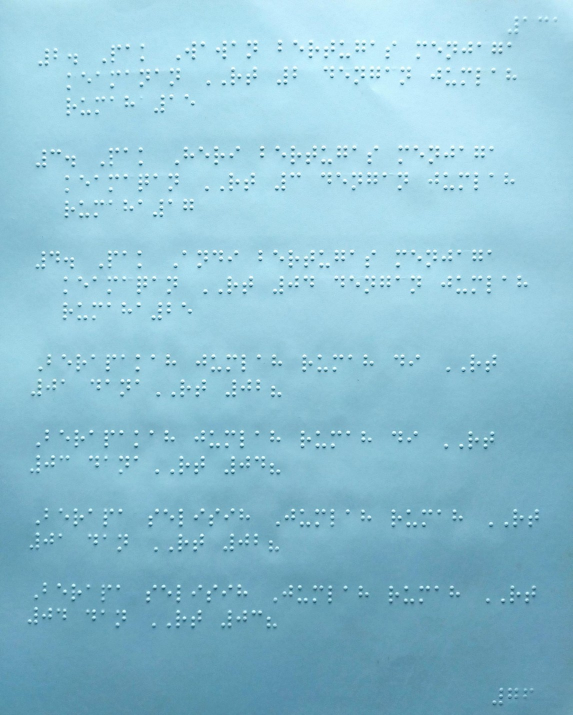
#> input picture samples/paper_6.jpg, 1145 x 1430 px (shown at 1/2 size)
$ python -i BrailleImage.py   (imports and definitions only)
#> lines starting #> are read from the running program, lines starting #| are printed output that depends on the picture; after the words box and inside, x2 and y2 are one past the last pixel; in counts of white or black regions, pixels touching at a corner belong together
#> in __init__, self.original is the input picture: shape (1430, 1145, 3); mean B, G, R 211.9, 193.2, 141.3
### helpers/BrailleConverter.py
import cv2
import imutils
import numpy as np

from imutils import contours
from imutils import perspective

def read_and_resize_img(path, scale):

#> called with path = '../samples/paper_6.jpg', scale = 100
    img = cv2.imread(path)
    width = int(img.shape[1] * scale / 100)
#> width = 1145
    height = int(img.shape[0] * scale / 100)
#> height = 1430
    dim = (width, height)
#> dim = (1145, 1430)

    # resize image
    resized_img = cv2.resize(img, dim, interpolation = cv2.INTER_AREA)
    resized_img = cv2.cvtColor(resized_img, cv2.COLOR_BGR2GRAY)

    return img, resized_img

def preprocess_img(img):

    gray = cv2.GaussianBlur(img, (7, 7), 0)

    thresh = cv2.adaptiveThreshold(
        gray, 255, cv2.ADAPTIVE_THRESH_MEAN_C, cv2.THRESH_BINARY_INV, 7, 10)
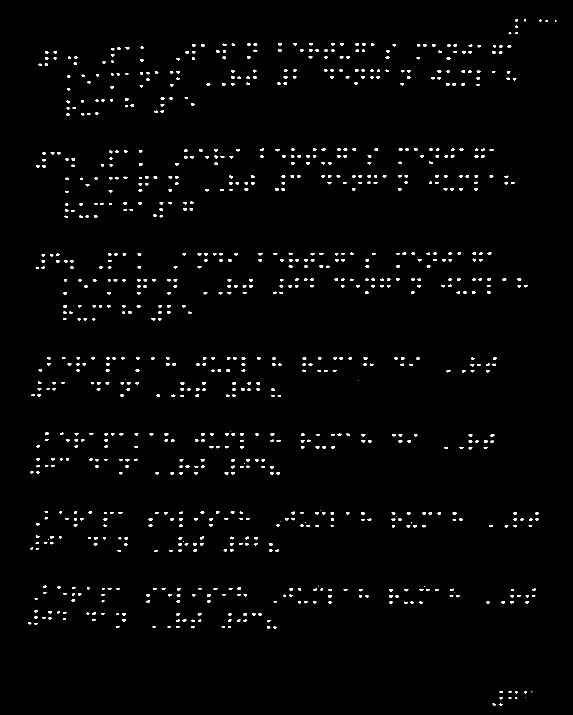
#> thresh: shape (1430, 1145) (shown at 1/2 size); 1.6% white; 962 white regions (46 under 20 px), largest, box (x1, y1, x2, y2) and area: (428, 298, 436, 303) 34, (400, 1073, 408, 1079) 34, (384, 88, 391, 94) 33

    return thresh

def detect_edge(img):

    edged = cv2.Canny(img, 50, 100)
#> edged: shape (1430, 1145); 1.1% white in thin lines or dots, all inside (x1, y1, x2, y2) = (56, 38, 1113, 1411)
    edged = cv2.dilate(edged, None, iterations=1)
#> edged: shape (1430, 1145); 3.7% white; 952 white regions (1 under 20 px), largest, box (x1, y1, x2, y2) and area: (355, 1072, 369, 1093) 156, (629, 1018, 652, 1030) 153, (449, 860, 471, 872) 150
    edged = cv2.erode(edged, None, iterations=1)
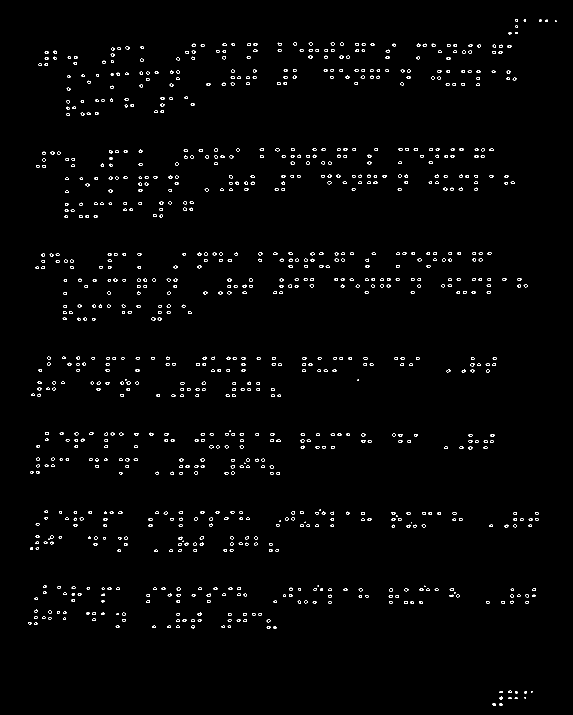
#> edged: shape (1430, 1145) (shown at 1/2 size); 1.2% white in thin lines or dots, all inside (x1, y1, x2, y2) = (56, 38, 1113, 1411)

    return edged

def find_contour(thresh):
    # Find Contour
    cnts = cv2.findContours(thresh,
                            cv2.RETR_EXTERNAL,
                            cv2.CHAIN_APPROX_SIMPLE)
#> cnts = 962 contours, 69 with area under 20; largest, box (x1, y1, x2, y2) and area: (399, 1072, 408, 1079) 32, (540, 866, 549, 872) 32, (297, 1036, 305, 1042) 32, (461, 931, 470, 937) 32, (479, 891, 488, 897) 32
    cnts = imutils.grab_contours(cnts)
    (cnts, _) = contours.sort_contours(cnts)
#> cnts = 962 contours, 69 with area under 20; largest, box (x1, y1, x2, y2) and area: (399, 1072, 408, 1079) 32, (540, 866, 549, 872) 32, (297, 1036, 305, 1042) 32, (302, 635, 311, 641) 32, (328, 866, 337, 872) 32

    return cnts

def draw_contour(cnts, img):
    cnts_area = []
    contour_img = img.copy()
    blank_img = np.zeros(img.shape, np.uint8)

    # loop over the contours
    for c in cnts:
        area = cv2.contourArea(c)
        cnts_area.append(area)

        # compute the center of the contour
        M = cv2.moments(c)
        if M["m00"] <= 0:
            continue
        cX = int(M["m10"] / M["m00"])
        cY = int(M["m01"] / M["m00"])

        cv2.circle(blank_img, (cX, cY), 4, (255, 255, 255), -1)
        # blank_img = cv2.bitwise_not(blank_img)

        # draw the contour in rectangle shape
        x,y,w,h = cv2.boundingRect(c)
        cv2.rectangle(contour_img,(x,y),(x+w,y+h),(0,255,0), 1)
#> this loop made 962 passes
#> (area, cX, cY, x, y, w, h) on passes 1, 4, 6: (20.5, 58, 1245, 56, 1244, 7, 5), (21.5, 65, 789, 62, 787, 8, 5), (24.5, 71, 1234, 68, 1232, 7, 6)
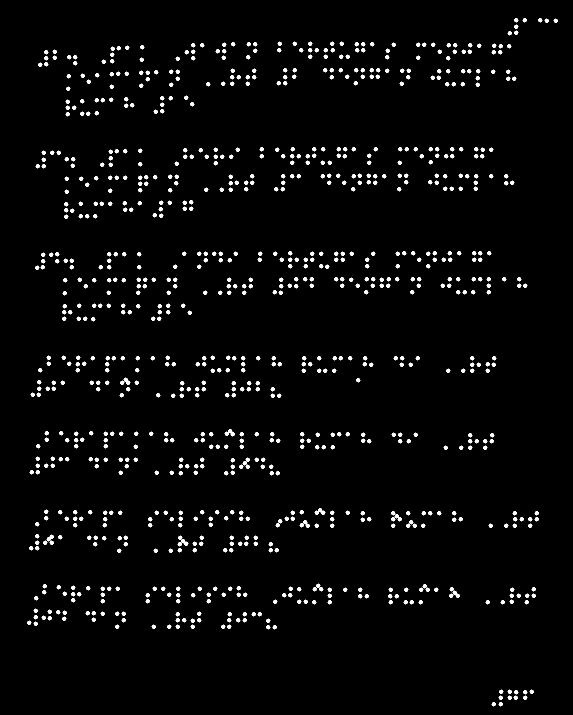
#> blank_img: shape (1430, 1145) (shown at 1/2 size); 2.9% white; 952 white regions, largest, box (x1, y1, x2, y2) and area: (449, 858, 470, 873) 147, (629, 1016, 651, 1030) 147, (247, 755, 261, 770) 98
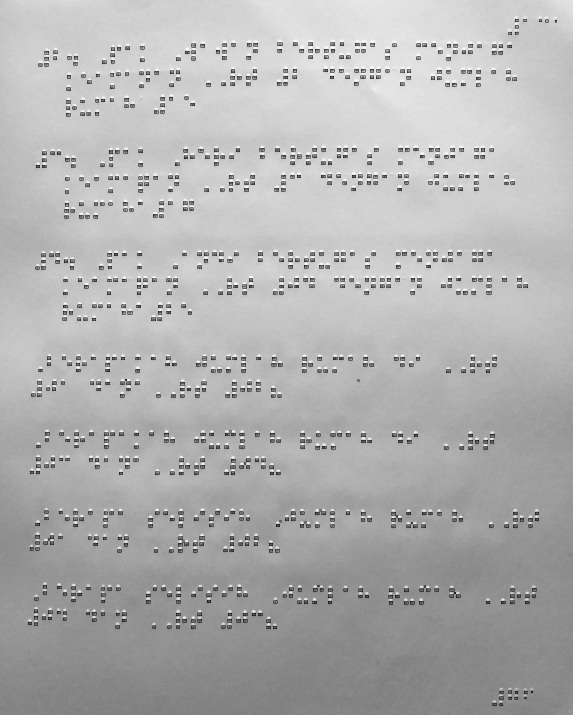
#> contour_img: shape (1430, 1145) (shown at 1/2 size); min 0, max 253, mean 177.1
#> after the loop, cnts_area = 962 values, max 32.5 at index 390, min 0.5 at index 784, mean 25.05

    return cv2.bitwise_not(cv2.blur(blank_img, (3,3))), contour_img, cnts_area

### helpers/BrailleImage.py
import cv2
import numpy as np

from helpers.BrailleConverter import *

class BrailleImage(object):
    def __init__(self, image):
        # Read source image
        self.original = cv2.imread(image)
        if self.original is None:
            raise IOError('Cannot open given image')

        self.converted = self.convert_braille_image(image_path=image)

        # First Layer, Convert BGR(Blue Green Red Scale) to Gray Scale
        gray = cv2.cvtColor(self.original, cv2.COLOR_BGR2GRAY)

        # Save the binary image of the edge detected
        self.edged_binary_image = self.__get_edged_binary_image(gray)

        # Now do the same to save a binary image to get the contents
        # inside the edges to see if the dot is really filled.
        self.binary_image = self.__get_binary_image(gray)
        self.final = self.original.copy()
        self.height, self.width, self.channels = self.original.shape
        return;

    def convert_braille_image(self, image_path, scale=100):
        original_img, resized_img = read_and_resize_img(image_path, scale)
        thresh_1 = preprocess_img(resized_img)
        edged = detect_edge(thresh_1)
        cnts = find_contour(edged)
        circle_img, contour_img, _ = draw_contour(cnts, resized_img)

        return circle_img

    def bound_box(self,left,right,top,bottom,color= (0,0,0), size=1):
        self.final = cv2.rectangle(self.final, (left, top), (right, bottom), color, size)
        return True

    def get_final_image(self):
        return self.final

    def get_original_image(self):
        return self.original

    def get_edged_binary_image(self):
        return self.edged_binary_image

    def get_converted_image(self):
        return self.converted

    def get_binary_image(self):
        return self.binary_image

    def get_height(self):
        return self.height

    def get_width(self):
        return self.width

    def __get_edged_binary_image(self, gray):
        # First Lvl Blur to Reduce Noise
        blur = cv2.GaussianBlur(gray,(3,3),0)
        # Adaptive Thresholding to define the  dots in Braille
        thres = cv2.adaptiveThreshold(
                blur,255,cv2.ADAPTIVE_THRESH_MEAN_C,cv2.THRESH_BINARY,5,4)
#> thres: shape (1430, 1145); 97.2% white; black in thin lines or dots
        # Remove more Noise from the edges.
        blur2 = cv2.medianBlur(thres,3)
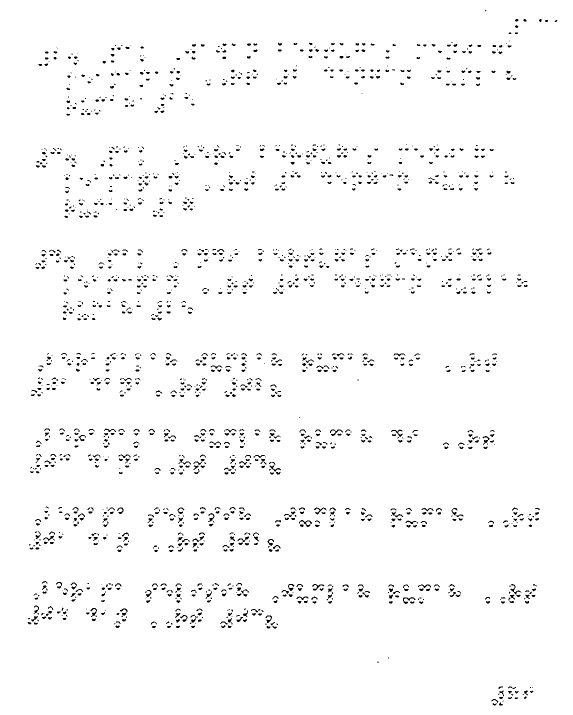
#> blur2: shape (1430, 1145) (shown at 1/2 size); 97.7% white; black in thin lines or dots
        # Sharpen again.
        ret2,th2 = cv2.threshold(blur2,0,255,cv2.THRESH_BINARY+cv2.THRESH_OTSU)
#> ret2 = 0
        # Remove more Noise.
        blur3 = cv2.GaussianBlur(th2,(3,3),0)
        # Final threshold
        ret3,th3 = cv2.threshold(blur3,0,255,cv2.THRESH_BINARY+cv2.THRESH_OTSU)
#> th3: shape (1430, 1145); 97.5% white; 1926 black regions (799 under 20 px), largest, box (x1, y1, x2, y2) and area: (598, 1040, 624, 1054) 132, (806, 1194, 831, 1208) 128, (1021, 1168, 1041, 1189) 120
#> ret3 = 159
        return cv2.bitwise_not(th3)

    def __get_binary_image(self, gray):
        blur     = cv2.GaussianBlur(gray,(3,3),0)
        ret2,th2 = cv2.threshold(blur,0,255,cv2.THRESH_BINARY+cv2.THRESH_OTSU)
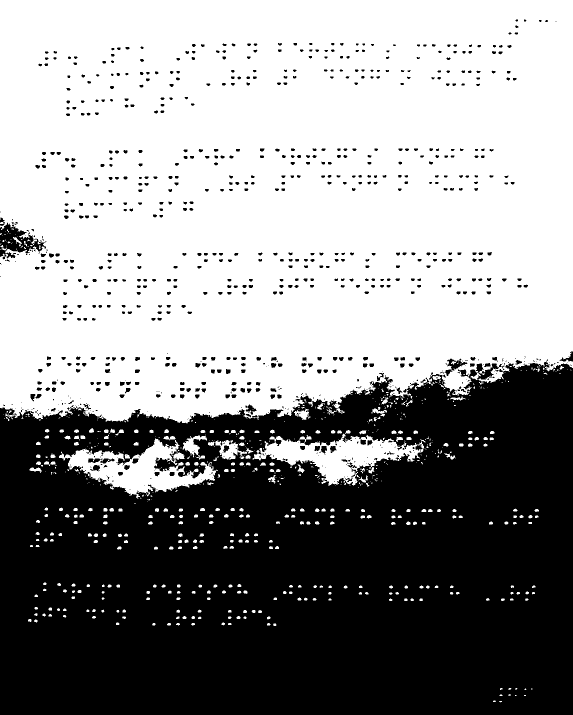
#> th2: shape (1430, 1145) (shown at 1/2 size); 57.2% white; 910 black regions (286 under 20 px), largest, box (x1, y1, x2, y2) and area: (0, 719, 1145, 1430) 672636, (0, 445, 93, 517) 2883, (890, 717, 935, 752) 511
#> ret2 = 176
        blur2    = cv2.medianBlur(th2,3)
#> blur2: shape (1430, 1145); 57.2% white; 736 black regions (122 under 20 px), largest, box (x1, y1, x2, y2) and area: (0, 724, 1145, 1430) 674084, (0, 446, 92, 518) 2910, (891, 717, 934, 752) 527
        ret3,th3 = cv2.threshold(blur2,0,255,cv2.THRESH_BINARY+cv2.THRESH_OTSU)
#> ret3 = 0
        return cv2.bitwise_not(th3)
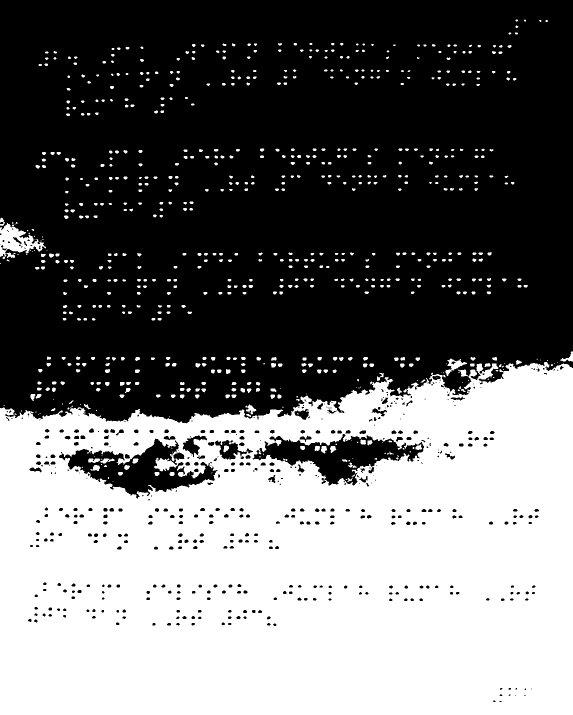
#> returned value: shape (1430, 1145) (shown at 1/2 size); 42.8% white; 736 white regions (122 under 20 px), largest, box (x1, y1, x2, y2) and area: (0, 724, 1145, 1430) 674084, (0, 446, 92, 518) 2910, (891, 717, 934, 752) 527

>>> result = BrailleImage('../samples/paper_6.jpg').get_final_image()

$ run again, on samples/sample3.jpg
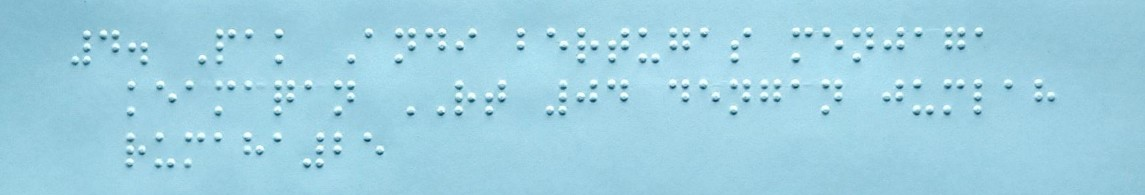
#> input picture samples/sample3.jpg, 1145 x 195 px
#> in __init__, self.original is the input picture: shape (195, 1145, 3); mean B, G, R 225.7, 208.6, 158.5
#> thresh: shape (195, 1145); 2.1% white; 166 white regions, largest, box (x1, y1, x2, y2) and area: (620, 98, 628, 103) 32, (408, 34, 416, 39) 31, (578, 46, 585, 51) 31
#> in find_contour, `cnts = cv2.findContours(thresh, cv2.RETR_EXTERNAL, cv2.CHAIN_APPROX_SI..`: cnts = 166 contours, 2 with area under 20; largest, box (x1, y1, x2, y2) and area: (619, 97, 628, 103) 32, (255, 150, 264, 156) 32, (516, 33, 525, 39) 32, (407, 33, 416, 39) 32, (973, 110, 982, 116) 30
#> in find_contour, `(cnts, _) = contours.sort_contours(cnts)`: cnts = 166 contours, 2 with area under 20; largest, box (x1, y1, x2, y2) and area: (619, 97, 628, 103) 32, (255, 150, 264, 156) 32, (407, 33, 416, 39) 32, (516, 33, 525, 39) 32, (711, 97, 720, 103) 30
#> the loop in draw_contour, `for c in cnts:` made 166 passes
#> (area, cX, cY, x, y, w, h) on passes 1 to 3: (21.5, 74, 63, 71, 61, 7, 5), (26, 85, 62, 82, 60, 8, 6), (22.5, 86, 50, 83, 48, 7, 5)
#> after the loop in draw_contour, `for c in cnts:`:
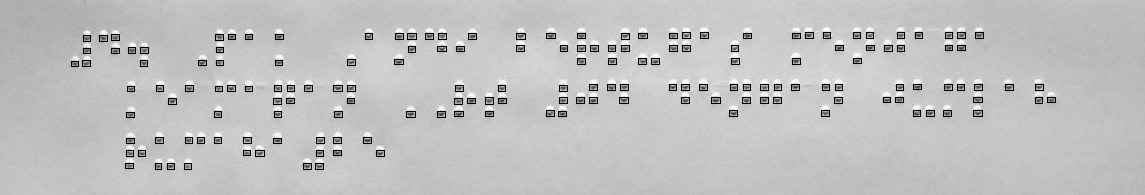
#> contour_img: shape (195, 1145); min 0, max 251, mean 191.8
#> after the loop in draw_contour, `for c in cnts:`: cnts_area = 166 values, max 32 at index 99, min 18.5 at index 28, mean 26.36
#> thres: shape (195, 1145); 96.7% white; black in thin lines or dots, all inside (x1, y1, x2, y2) = (1, 0, 1056, 186)
#> in __get_edged_binary_image, `ret2,th2 = cv2.threshold(blur2,0,255,cv2.THRESH_BINARY+cv2.THRESH_OTSU)`: ret2 = 0
#> th3: shape (195, 1145); 97.4% white; 371 black regions (196 under 20 px), largest, box (x1, y1, x2, y2) and area: (430, 26, 449, 32) 51, (223, 27, 238, 33) 34, (315, 163, 324, 169) 34
#> in __get_edged_binary_image, `ret3,th3 = cv2.threshold(blur3,0,255,cv2.THRESH_BINARY+cv2.THRESH_OTSU)`: ret3 = 159
#> th2: shape (195, 1145); 98% white; 166 black regions (6 under 20 px), largest, box (x1, y1, x2, y2) and area: (99, 36, 107, 42) 38, (82, 36, 91, 41) 36, (975, 32, 983, 38) 34
#> in __get_binary_image, `ret2,th2 = cv2.threshold(blur,0,255,cv2.THRESH_BINARY+cv2.THRESH_OTSU)`: ret2 = 164
#> in __get_binary_image, `blur2    = cv2.medianBlur(th2,3)`:
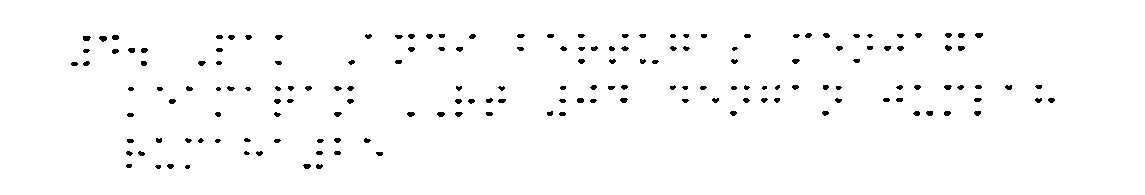
#> blur2: shape (195, 1145); 98.2% white; 166 black regions (13 under 20 px), largest, box (x1, y1, x2, y2) and area: (99, 36, 107, 42) 36, (83, 36, 91, 41) 34, (975, 33, 983, 38) 33
#> in __get_binary_image, `ret3,th3 = cv2.threshold(blur2,0,255,cv2.THRESH_BINARY+cv2.THRESH_OTSU)`: ret3 = 0

$ run again, on samples/sample5.jpg
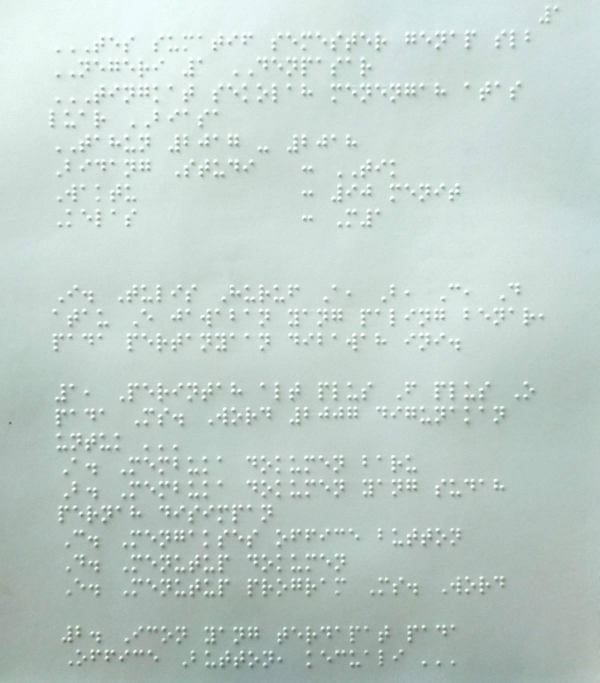
#> input picture samples/sample5.jpg, 1199 x 1365 px (shown at 1/2 size)
#> in __init__, self.original is the input picture: shape (1365, 1199, 3); mean B, G, R 202.4, 207.5, 192.3
#> thresh: shape (1365, 1199); 1.6% white; 1222 white regions (220 under 20 px), largest, box (x1, y1, x2, y2) and area: (439, 1015, 445, 1026) 35, (382, 1125, 388, 1133) 33, (173, 883, 180, 889) 32
#> in find_contour, `cnts = cv2.findContours(thresh, cv2.RETR_EXTERNAL, cv2.CHAIN_APPROX_SI..`: cnts = 1222 contours, 705 with area under 20; largest, box (x1, y1, x2, y2) and area: (438, 1015, 445, 1026) 36, (381, 1125, 388, 1133) 29, (212, 1303, 219, 1311) 28, (382, 1172, 389, 1181) 27, (173, 882, 180, 889) 27
#> in find_contour, `(cnts, _) = contours.sort_contours(cnts)`: cnts = 1222 contours, 705 with area under 20; largest, box (x1, y1, x2, y2) and area: (438, 1015, 445, 1026) 36, (381, 1125, 388, 1133) 29, (212, 1303, 219, 1311) 28, (173, 882, 180, 889) 27, (382, 1172, 389, 1181) 27
#> the loop in draw_contour, `for c in cnts:` made 1222 passes
#> (area, cX, cY, x, y, w, h) on passes 2, 6, 7: (21, 104, 251, 101, 249, 7, 6), (21.5, 112, 699, 109, 697, 7, 6), (21.5, 111, 687, 109, 685, 6, 6)
#> after the loop in draw_contour, `for c in cnts:`:
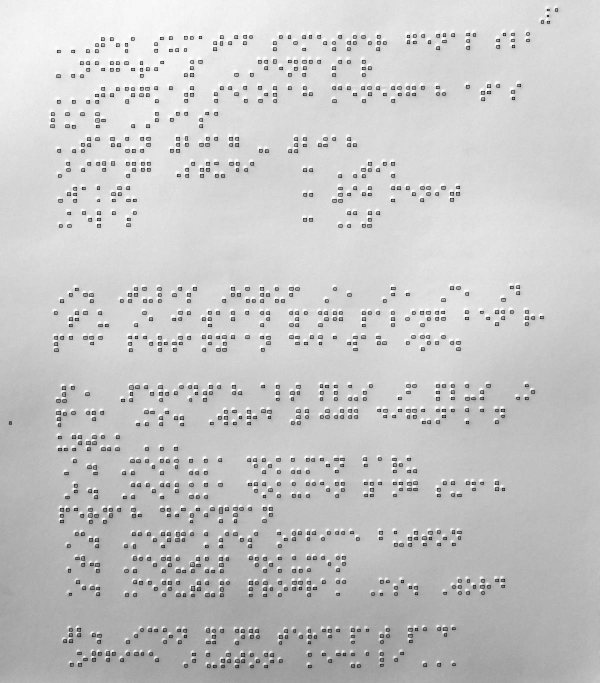
#> contour_img: shape (1365, 1199) (shown at 1/2 size); min 0, max 255, mean 199.3
#> after the loop in draw_contour, `for c in cnts:`: cnts_area = 1222 values, max 36 at index 518, min 3 at index 1219, mean 18.89
#> thres: shape (1365, 1199); 96.4% white; 3028 black regions (1675 under 20 px), largest, box (x1, y1, x2, y2) and area: (346, 1058, 370, 1084) 214, (580, 1154, 605, 1180) 212, (494, 1251, 518, 1277) 186
#> in __get_edged_binary_image, `ret2,th2 = cv2.threshold(blur2,0,255,cv2.THRESH_BINARY+cv2.THRESH_OTSU)`: ret2 = 0
#> th3: shape (1365, 1199); 97% white; 1980 black regions (724 under 20 px), largest, box (x1, y1, x2, y2) and area: (494, 1251, 518, 1277) 174, (580, 1154, 598, 1179) 135, (610, 1257, 625, 1282) 125
#> in __get_edged_binary_image, `ret3,th3 = cv2.threshold(blur3,0,255,cv2.THRESH_BINARY+cv2.THRESH_OTSU)`: ret3 = 143
#> th2: shape (1365, 1199); 58.4% white; 715 black regions (140 under 20 px), largest, box (x1, y1, x2, y2) and area: (0, 651, 1199, 1365) 641040, (638, 817, 693, 844) 776, (782, 914, 814, 955) 639
#> in __get_binary_image, `ret2,th2 = cv2.threshold(blur,0,255,cv2.THRESH_BINARY+cv2.THRESH_OTSU)`: ret2 = 199
#> in __get_binary_image, `ret3,th3 = cv2.threshold(blur2,0,255,cv2.THRESH_BINARY+cv2.THRESH_OTSU)`: ret3 = 0
#> in __get_binary_image, `return cv2.bitwise_not(th3)`:
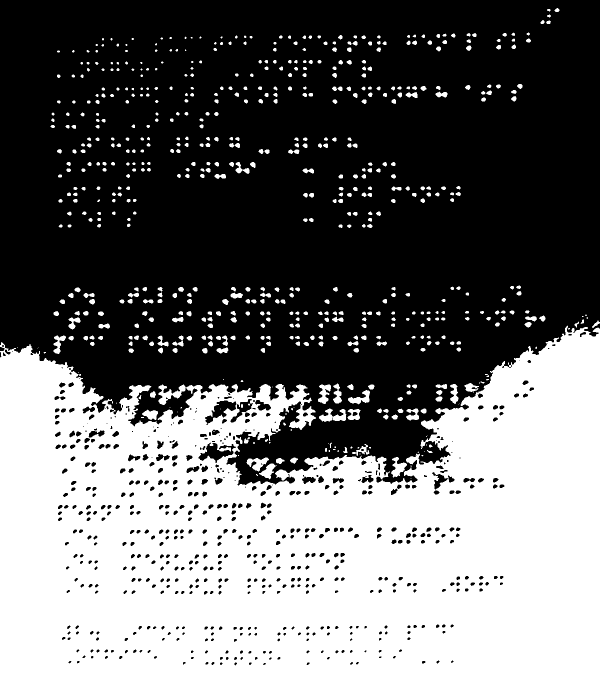
#> returned value: shape (1365, 1199) (shown at 1/2 size); 41.6% white; 639 white regions (74 under 20 px), largest, box (x1, y1, x2, y2) and area: (0, 651, 1199, 1365) 642294, (638, 817, 693, 844) 778, (782, 914, 814, 955) 642
